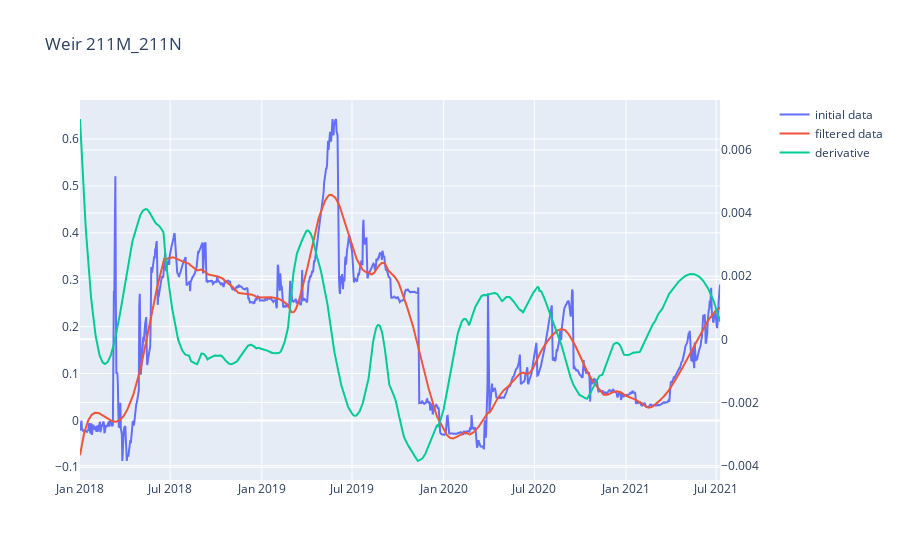

Notebook code for this chart:
### Code cell
plot_filtered(filter_data(df_leij, 201, 4, 1, default = True))

### Figure 1 — Plotly figure (JSON) as saved in the notebook; plotly's stock layout.template omitted (floating-point values rounded to 4 significant figures; data arrays with more than 128 entries replaced by an {"elided": "..."} marker saying what was removed)
{"data": [{"name": "initial data", "type": "scatter", "x": {"elided": "1284 str values"}, "xaxis": "x", "y": {"elided": "1284 float values"}, "yaxis": "y"}, {"name": "filtered data", "type": "scatter", "x": {"elided": "1284 str values"}, "xaxis": "x", "y": {"elided": "1284 float values"}, "yaxis": "y"}, {"name": "derivative", "type": "scatter", "x": {"elided": "1284 str values"}, "xaxis": "x", "y": {"elided": "1284 float values"}, "yaxis": "y2"}], "layout": {"title": {"text": "Weir 211M_211N"}, "xaxis": {"anchor": "y", "domain": [0, 0.94]}, "yaxis": {"anchor": "x", "domain": [0, 1]}, "yaxis2": {"anchor": "x", "overlaying": "y", "side": "right"}}}
